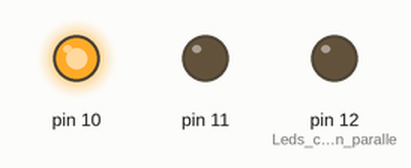
A sketch run on a simulated Arduino Uno, built with avr-gcc and run on an emulated ATmega328P. On the bench: output pins drawn as LEDs (lit = HIGH).

Above: at 1.0 s.
At 2.5 s:
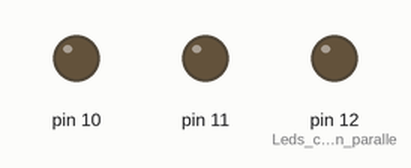
At 4.0 s:
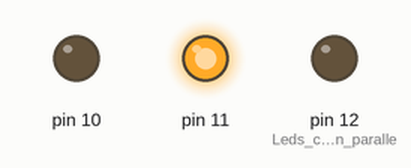
At 7.0 s:
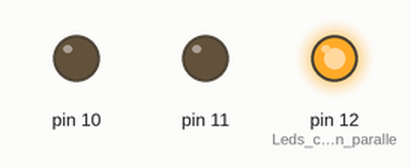
Timing chart, 0 to 11.7 s (numbered marks = the images above):
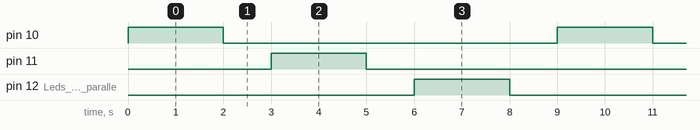

Measured:
- by itself, pin 10, pin 11, pin 12 (Leds_connected_in_paralle): alternates HIGH for 2.0 s and LOW for 7.0 s
- by itself, everything shown: repeats every 9.0 s, in 6 steps

The sketch:

leds_parallel.ino
```cpp
void setup() {
  // put your setup code here, to run once:
  pinMode(10,OUTPUT);
  pinMode(11,OUTPUT);
  pinMode(12,OUTPUT); //Leds connected in paralled with pins 10,11,12

}

void ledOn(int pin)
{
  digitalWrite(pin,HIGH);
  delay(2000);
  digitalWrite(pin,LOW);
  delay(1000);
}

void loop() {
  // put your main code here, to run repeatedly:
  ledOn(10);
  ledOn(11);
  ledOn(12);


}
```
